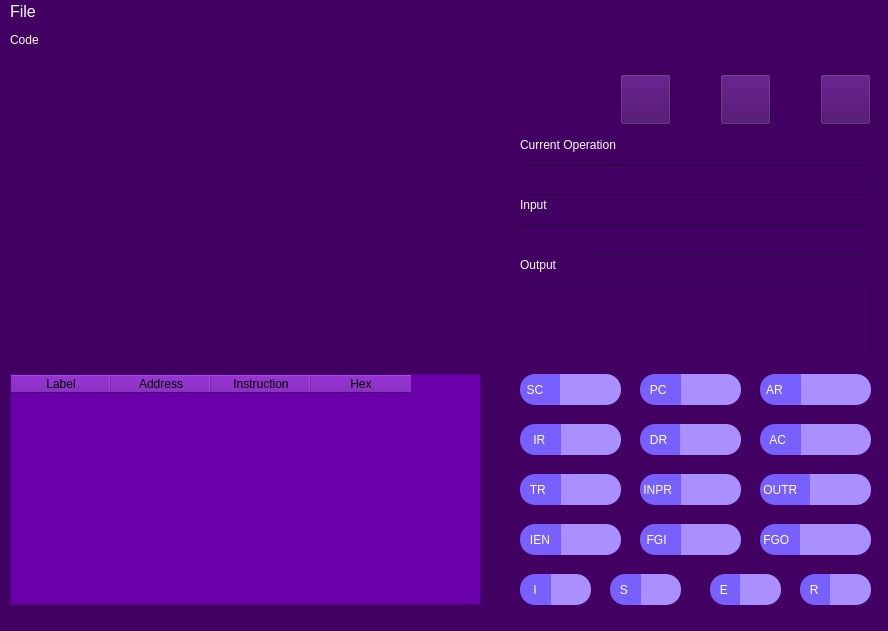
<?xml version="1.0" encoding="UTF-8"?>
<ui version="4.0">
 <class>MainWindow</class>
 <widget class="QMainWindow" name="MainWindow">
  <property name="geometry">
   <rect>
    <x>0</x>
    <y>0</y>
    <width>888</width>
    <height>631</height>
   </rect>
  </property>
  <property name="minimumSize">
   <size>
    <width>888</width>
    <height>631</height>
   </size>
  </property>
  <property name="maximumSize">
   <size>
    <width>888</width>
    <height>631</height>
   </size>
  </property>
  <property name="windowTitle">
   <string>Mano Simulator</string>
  </property>
  <property name="windowIcon">
   <iconset resource="icons.qrc">
    <normaloff>:/new/prefix1/icon/program_blue.png</normaloff>:/new/prefix1/icon/program_blue.png</iconset>
  </property>
  <property name="styleSheet">
   <string notr="true">background-color : rgb(65, 0, 98);
</string>
  </property>
  <widget class="QWidget" name="centralwidget">
   <widget class="QTextEdit" name="Editor">
    <property name="geometry">
     <rect>
      <x>10</x>
      <y>50</y>
      <width>471</width>
      <height>281</height>
     </rect>
    </property>
    <property name="styleSheet">
     <string notr="true">color : rgb(255, 255, 255);
font: 10pt &quot;Segoe UI&quot;;</string>
    </property>
   </widget>
   <widget class="QLabel" name="label">
    <property name="geometry">
     <rect>
      <x>10</x>
      <y>0</y>
      <width>81</width>
      <height>31</height>
     </rect>
    </property>
    <property name="styleSheet">
     <string notr="true">color : rgb(255, 255, 255);
font: 20pt &quot;Segoe UI&quot;;</string>
    </property>
    <property name="text">
     <string>Code</string>
    </property>
   </widget>
   <widget class="QTextEdit" name="Output">
    <property name="geometry">
     <rect>
      <x>520</x>
      <y>260</y>
      <width>351</width>
      <height>71</height>
     </rect>
    </property>
    <property name="styleSheet">
     <string notr="true">color : rgb(255, 255, 255);
font: 10pt &quot;Segoe UI&quot;;</string>
    </property>
   </widget>
   <widget class="QLineEdit" name="Input">
    <property name="geometry">
     <rect>
      <x>520</x>
      <y>200</y>
      <width>351</width>
      <height>31</height>
     </rect>
    </property>
    <property name="styleSheet">
     <string notr="true">color : rgb(255, 255, 255);
font: 10pt &quot;Segoe UI&quot;;</string>
    </property>
   </widget>
   <widget class="QLabel" name="label_2">
    <property name="geometry">
     <rect>
      <x>520</x>
      <y>230</y>
      <width>61</width>
      <height>21</height>
     </rect>
    </property>
    <property name="styleSheet">
     <string notr="true">color : rgb(255, 255, 255);
font: 12pt &quot;Segoe UI&quot;;</string>
    </property>
    <property name="text">
     <string>Output</string>
    </property>
   </widget>
   <widget class="QLabel" name="label_3">
    <property name="geometry">
     <rect>
      <x>520</x>
      <y>170</y>
      <width>81</width>
      <height>21</height>
     </rect>
    </property>
    <property name="styleSheet">
     <string notr="true">color : rgb(255, 255, 255);
font: 12pt &quot;Segoe UI&quot;;</string>
    </property>
    <property name="text">
     <string>Input</string>
    </property>
   </widget>
   <widget class="QPushButton" name="RUN">
    <property name="geometry">
     <rect>
      <x>520</x>
      <y>50</y>
      <width>51</width>
      <height>51</height>
     </rect>
    </property>
    <property name="cursor">
     <cursorShape>PointingHandCursor</cursorShape>
    </property>
    <property name="toolTip">
     <string>Run</string>
    </property>
    <property name="styleSheet">
     <string notr="true">border-radius: 24%;
</string>
    </property>
    <property name="text">
     <string/>
    </property>
    <property name="icon">
     <iconset resource="icons.qrc">
      <normaloff>:/new/prefix1/icon/run1.png</normaloff>:/new/prefix1/icon/run1.png</iconset>
    </property>
    <property name="iconSize">
     <size>
      <width>50</width>
      <height>50</height>
     </size>
    </property>
   </widget>
   <widget class="QPushButton" name="COMPILE">
    <property name="geometry">
     <rect>
      <x>620</x>
      <y>50</y>
      <width>51</width>
      <height>51</height>
     </rect>
    </property>
    <property name="cursor">
     <cursorShape>PointingHandCursor</cursorShape>
    </property>
    <property name="toolTip">
     <string>Compile</string>
    </property>
    <property name="text">
     <string/>
    </property>
    <property name="icon">
     <iconset resource="icons.qrc">
      <normaloff>:/new/prefix1/icon/build.png</normaloff>:/new/prefix1/icon/build.png</iconset>
    </property>
    <property name="iconSize">
     <size>
      <width>50</width>
      <height>50</height>
     </size>
    </property>
   </widget>
   <widget class="QLineEdit" name="CurrentOper">
    <property name="geometry">
     <rect>
      <x>520</x>
      <y>140</y>
      <width>351</width>
      <height>31</height>
     </rect>
    </property>
    <property name="styleSheet">
     <string notr="true">color : rgb(255, 255, 255);
font: 10pt &quot;Segoe UI&quot;;</string>
    </property>
   </widget>
   <widget class="QLabel" name="label_4">
    <property name="geometry">
     <rect>
      <x>520</x>
      <y>110</y>
      <width>141</width>
      <height>21</height>
     </rect>
    </property>
    <property name="styleSheet">
     <string notr="true">color : rgb(255, 255, 255);
font: 12pt &quot;Segoe UI&quot;;</string>
    </property>
    <property name="text">
     <string>Current Operation</string>
    </property>
   </widget>
   <widget class="QTableWidget" name="RAM">
    <property name="geometry">
     <rect>
      <x>10</x>
      <y>350</y>
      <width>471</width>
      <height>231</height>
     </rect>
    </property>
    <property name="styleSheet">
     <string notr="true">background-color:rgb(105, 0, 170);
color:rgb(0, 0, 0);</string>
    </property>
    <property name="lineWidth">
     <number>1</number>
    </property>
    <property name="alternatingRowColors">
     <bool>false</bool>
    </property>
    <column>
     <property name="text">
      <string>Label</string>
     </property>
    </column>
    <column>
     <property name="text">
      <string>Address</string>
     </property>
    </column>
    <column>
     <property name="text">
      <string>Instruction</string>
     </property>
    </column>
    <column>
     <property name="text">
      <string>Hex</string>
     </property>
    </column>
   </widget>
   <widget class="QPushButton" name="RESET">
    <property name="geometry">
     <rect>
      <x>720</x>
      <y>50</y>
      <width>51</width>
      <height>51</height>
     </rect>
    </property>
    <property name="cursor">
     <cursorShape>PointingHandCursor</cursorShape>
    </property>
    <property name="toolTip">
     <string>Reset</string>
    </property>
    <property name="text">
     <string/>
    </property>
    <property name="icon">
     <iconset resource="icons.qrc">
      <normaloff>:/new/prefix1/icon/reset.png</normaloff>:/new/prefix1/icon/reset.png</iconset>
    </property>
    <property name="iconSize">
     <size>
      <width>50</width>
      <height>50</height>
     </size>
    </property>
   </widget>
   <widget class="QPushButton" name="NEXT">
    <property name="geometry">
     <rect>
      <x>820</x>
      <y>50</y>
      <width>51</width>
      <height>51</height>
     </rect>
    </property>
    <property name="cursor">
     <cursorShape>PointingHandCursor</cursorShape>
    </property>
    <property name="toolTip">
     <string>Next</string>
    </property>
    <property name="styleSheet">
     <string notr="true"/>
    </property>
    <property name="text">
     <string/>
    </property>
    <property name="icon">
     <iconset resource="icons.qrc">
      <normaloff>:/new/prefix1/icon/next1.png</normaloff>:/new/prefix1/icon/next1.png</iconset>
    </property>
    <property name="iconSize">
     <size>
      <width>50</width>
      <height>50</height>
     </size>
    </property>
   </widget>
   <widget class="QLabel" name="label_5">
    <property name="geometry">
     <rect>
      <x>520</x>
      <y>350</y>
      <width>41</width>
      <height>31</height>
     </rect>
    </property>
    <property name="styleSheet">
     <string notr="true">color : rgb(255, 255, 255);
font: 12pt &quot;Segoe UI&quot;;
background-color: rgb(120, 96, 255);
border-bottom-left-radius: 15%;
border-top-left-radius: 15%;</string>
    </property>
    <property name="text">
     <string>  SC</string>
    </property>
   </widget>
   <widget class="QLineEdit" name="SC">
    <property name="geometry">
     <rect>
      <x>560</x>
      <y>350</y>
      <width>61</width>
      <height>31</height>
     </rect>
    </property>
    <property name="font">
     <font>
      <pointsize>12</pointsize>
     </font>
    </property>
    <property name="styleSheet">
     <string notr="true">border-bottom-right-radius: 15%;
border-top-right-radius: 15%;
background : rgb(170, 144, 255);
</string>
    </property>
   </widget>
   <widget class="QLineEdit" name="PC">
    <property name="geometry">
     <rect>
      <x>680</x>
      <y>350</y>
      <width>61</width>
      <height>31</height>
     </rect>
    </property>
    <property name="font">
     <font>
      <pointsize>12</pointsize>
     </font>
    </property>
    <property name="styleSheet">
     <string notr="true">border-bottom-right-radius: 15%;
border-top-right-radius: 15%;
background : rgb(170, 144, 255);
</string>
    </property>
   </widget>
   <widget class="QLabel" name="label_6">
    <property name="geometry">
     <rect>
      <x>640</x>
      <y>350</y>
      <width>41</width>
      <height>31</height>
     </rect>
    </property>
    <property name="styleSheet">
     <string notr="true">color : rgb(255, 255, 255);
font: 12pt &quot;Segoe UI&quot;;
background-color: rgb(120, 96, 255);
border-bottom-left-radius: 15%;
border-top-left-radius: 15%;</string>
    </property>
    <property name="text">
     <string>   PC </string>
    </property>
   </widget>
   <widget class="QLineEdit" name="AR">
    <property name="geometry">
     <rect>
      <x>800</x>
      <y>350</y>
      <width>71</width>
      <height>31</height>
     </rect>
    </property>
    <property name="font">
     <font>
      <pointsize>12</pointsize>
     </font>
    </property>
    <property name="styleSheet">
     <string notr="true">border-bottom-right-radius: 15%;
border-top-right-radius: 15%;
background : rgb(170, 144, 255);
</string>
    </property>
   </widget>
   <widget class="QLabel" name="label_7">
    <property name="geometry">
     <rect>
      <x>760</x>
      <y>350</y>
      <width>41</width>
      <height>31</height>
     </rect>
    </property>
    <property name="styleSheet">
     <string notr="true">color : rgb(255, 255, 255);
font: 12pt &quot;Segoe UI&quot;;
background-color: rgb(120, 96, 255);
border-bottom-left-radius: 15%;
border-top-left-radius: 15%;</string>
    </property>
    <property name="text">
     <string>  AR</string>
    </property>
   </widget>
   <widget class="QLineEdit" name="IR">
    <property name="geometry">
     <rect>
      <x>560</x>
      <y>400</y>
      <width>61</width>
      <height>31</height>
     </rect>
    </property>
    <property name="font">
     <font>
      <pointsize>12</pointsize>
     </font>
    </property>
    <property name="styleSheet">
     <string notr="true">border-bottom-right-radius: 15%;
border-top-right-radius: 15%;
background : rgb(170, 144, 255);
</string>
    </property>
   </widget>
   <widget class="QLabel" name="label_8">
    <property name="geometry">
     <rect>
      <x>520</x>
      <y>400</y>
      <width>41</width>
      <height>31</height>
     </rect>
    </property>
    <property name="styleSheet">
     <string notr="true">color : rgb(255, 255, 255);
font: 12pt &quot;Segoe UI&quot;;
background-color: rgb(120, 96, 255);
border-bottom-left-radius: 15%;
border-top-left-radius: 15%;</string>
    </property>
    <property name="text">
     <string>    IR</string>
    </property>
   </widget>
   <widget class="QLineEdit" name="AC">
    <property name="geometry">
     <rect>
      <x>800</x>
      <y>400</y>
      <width>71</width>
      <height>31</height>
     </rect>
    </property>
    <property name="font">
     <font>
      <pointsize>12</pointsize>
     </font>
    </property>
    <property name="styleSheet">
     <string notr="true">border-bottom-right-radius: 15%;
border-top-right-radius: 15%;
background : rgb(170, 144, 255);
</string>
    </property>
   </widget>
   <widget class="QLabel" name="label_9">
    <property name="geometry">
     <rect>
      <x>640</x>
      <y>400</y>
      <width>41</width>
      <height>31</height>
     </rect>
    </property>
    <property name="styleSheet">
     <string notr="true">color : rgb(255, 255, 255);
font: 12pt &quot;Segoe UI&quot;;
background-color: rgb(120, 96, 255);
border-bottom-left-radius: 15%;
border-top-left-radius: 15%;</string>
    </property>
    <property name="text">
     <string>   DR</string>
    </property>
   </widget>
   <widget class="QLabel" name="label_10">
    <property name="geometry">
     <rect>
      <x>760</x>
      <y>400</y>
      <width>41</width>
      <height>31</height>
     </rect>
    </property>
    <property name="styleSheet">
     <string notr="true">color : rgb(255, 255, 255);
font: 12pt &quot;Segoe UI&quot;;
background-color: rgb(120, 96, 255);
border-bottom-left-radius: 15%;
border-top-left-radius: 15%;</string>
    </property>
    <property name="text">
     <string>   AC</string>
    </property>
   </widget>
   <widget class="QLineEdit" name="DR">
    <property name="geometry">
     <rect>
      <x>680</x>
      <y>400</y>
      <width>61</width>
      <height>31</height>
     </rect>
    </property>
    <property name="font">
     <font>
      <pointsize>12</pointsize>
     </font>
    </property>
    <property name="styleSheet">
     <string notr="true">border-bottom-right-radius: 15%;
border-top-right-radius: 15%;
background : rgb(170, 144, 255);
</string>
    </property>
   </widget>
   <widget class="QLabel" name="label_11">
    <property name="geometry">
     <rect>
      <x>760</x>
      <y>450</y>
      <width>51</width>
      <height>31</height>
     </rect>
    </property>
    <property name="styleSheet">
     <string notr="true">color : rgb(255, 255, 255);
font: 12pt &quot;Segoe UI&quot;;
background-color: rgb(120, 96, 255);
border-bottom-left-radius: 15%;
border-top-left-radius: 15%;</string>
    </property>
    <property name="text">
     <string> OUTR</string>
    </property>
   </widget>
   <widget class="QLineEdit" name="INPR">
    <property name="geometry">
     <rect>
      <x>680</x>
      <y>450</y>
      <width>61</width>
      <height>31</height>
     </rect>
    </property>
    <property name="font">
     <font>
      <pointsize>12</pointsize>
     </font>
    </property>
    <property name="styleSheet">
     <string notr="true">border-bottom-right-radius: 15%;
border-top-right-radius: 15%;
background : rgb(170, 144, 255);
</string>
    </property>
   </widget>
   <widget class="QLineEdit" name="OUTR">
    <property name="geometry">
     <rect>
      <x>810</x>
      <y>450</y>
      <width>61</width>
      <height>31</height>
     </rect>
    </property>
    <property name="font">
     <font>
      <pointsize>12</pointsize>
     </font>
    </property>
    <property name="styleSheet">
     <string notr="true">border-bottom-right-radius: 15%;
border-top-right-radius: 15%;
background : rgb(170, 144, 255);
</string>
    </property>
   </widget>
   <widget class="QLineEdit" name="TR">
    <property name="geometry">
     <rect>
      <x>560</x>
      <y>450</y>
      <width>61</width>
      <height>31</height>
     </rect>
    </property>
    <property name="font">
     <font>
      <pointsize>12</pointsize>
     </font>
    </property>
    <property name="styleSheet">
     <string notr="true">border-bottom-right-radius: 15%;
border-top-right-radius: 15%;
background : rgb(170, 144, 255);
</string>
    </property>
   </widget>
   <widget class="QLabel" name="label_12">
    <property name="geometry">
     <rect>
      <x>640</x>
      <y>450</y>
      <width>41</width>
      <height>31</height>
     </rect>
    </property>
    <property name="styleSheet">
     <string notr="true">color : rgb(255, 255, 255);
font: 12pt &quot;Segoe UI&quot;;
background-color: rgb(120, 96, 255);
border-bottom-left-radius: 15%;
border-top-left-radius: 15%;</string>
    </property>
    <property name="text">
     <string> INPR</string>
    </property>
   </widget>
   <widget class="QLabel" name="label_13">
    <property name="geometry">
     <rect>
      <x>520</x>
      <y>450</y>
      <width>41</width>
      <height>31</height>
     </rect>
    </property>
    <property name="styleSheet">
     <string notr="true">color : rgb(255, 255, 255);
font: 12pt &quot;Segoe UI&quot;;
background-color: rgb(120, 96, 255);
border-bottom-left-radius: 15%;
border-top-left-radius: 15%;</string>
    </property>
    <property name="text">
     <string>   TR</string>
    </property>
   </widget>
   <widget class="QLabel" name="label_18">
    <property name="geometry">
     <rect>
      <x>760</x>
      <y>500</y>
      <width>41</width>
      <height>31</height>
     </rect>
    </property>
    <property name="styleSheet">
     <string notr="true">color : rgb(255, 255, 255);
font: 12pt &quot;Segoe UI&quot;;
background-color: rgb(120, 96, 255);
border-bottom-left-radius: 15%;
border-top-left-radius: 15%;</string>
    </property>
    <property name="text">
     <string> FGO</string>
    </property>
   </widget>
   <widget class="QLineEdit" name="FGI">
    <property name="geometry">
     <rect>
      <x>680</x>
      <y>500</y>
      <width>61</width>
      <height>31</height>
     </rect>
    </property>
    <property name="font">
     <font>
      <pointsize>12</pointsize>
     </font>
    </property>
    <property name="styleSheet">
     <string notr="true">border-bottom-right-radius: 15%;
border-top-right-radius: 15%;
background : rgb(170, 144, 255);
</string>
    </property>
   </widget>
   <widget class="QLineEdit" name="FGO">
    <property name="geometry">
     <rect>
      <x>800</x>
      <y>500</y>
      <width>71</width>
      <height>31</height>
     </rect>
    </property>
    <property name="font">
     <font>
      <pointsize>12</pointsize>
     </font>
    </property>
    <property name="styleSheet">
     <string notr="true">border-bottom-right-radius: 15%;
border-top-right-radius: 15%;
background : rgb(170, 144, 255);
</string>
    </property>
   </widget>
   <widget class="QLineEdit" name="IEN">
    <property name="geometry">
     <rect>
      <x>560</x>
      <y>500</y>
      <width>61</width>
      <height>31</height>
     </rect>
    </property>
    <property name="font">
     <font>
      <pointsize>12</pointsize>
     </font>
    </property>
    <property name="styleSheet">
     <string notr="true">border-bottom-right-radius: 15%;
border-top-right-radius: 15%;
background : rgb(170, 144, 255);
</string>
    </property>
   </widget>
   <widget class="QLabel" name="label_19">
    <property name="geometry">
     <rect>
      <x>640</x>
      <y>500</y>
      <width>41</width>
      <height>31</height>
     </rect>
    </property>
    <property name="styleSheet">
     <string notr="true">color : rgb(255, 255, 255);
font: 12pt &quot;Segoe UI&quot;;
background-color: rgb(120, 96, 255);
border-bottom-left-radius: 15%;
border-top-left-radius: 15%;</string>
    </property>
    <property name="text">
     <string>  FGI</string>
    </property>
   </widget>
   <widget class="QLabel" name="label_20">
    <property name="geometry">
     <rect>
      <x>520</x>
      <y>500</y>
      <width>41</width>
      <height>31</height>
     </rect>
    </property>
    <property name="styleSheet">
     <string notr="true">color : rgb(255, 255, 255);
font: 12pt &quot;Segoe UI&quot;;
background-color: rgb(120, 96, 255);
border-bottom-left-radius: 15%;
border-top-left-radius: 15%;</string>
    </property>
    <property name="text">
     <string>   IEN</string>
    </property>
   </widget>
   <widget class="QLabel" name="label_14">
    <property name="geometry">
     <rect>
      <x>710</x>
      <y>550</y>
      <width>31</width>
      <height>31</height>
     </rect>
    </property>
    <property name="styleSheet">
     <string notr="true">color : rgb(255, 255, 255);
font: 12pt &quot;Segoe UI&quot;;
background-color: rgb(120, 96, 255);
border-bottom-left-radius: 15%;
border-top-left-radius: 15%;</string>
    </property>
    <property name="text">
     <string>   E</string>
    </property>
   </widget>
   <widget class="QLineEdit" name="S">
    <property name="geometry">
     <rect>
      <x>640</x>
      <y>550</y>
      <width>41</width>
      <height>31</height>
     </rect>
    </property>
    <property name="font">
     <font>
      <pointsize>12</pointsize>
     </font>
    </property>
    <property name="styleSheet">
     <string notr="true">border-bottom-right-radius: 15%;
border-top-right-radius: 15%;
background : rgb(170, 144, 255);
</string>
    </property>
   </widget>
   <widget class="QLineEdit" name="E">
    <property name="geometry">
     <rect>
      <x>740</x>
      <y>550</y>
      <width>41</width>
      <height>31</height>
     </rect>
    </property>
    <property name="font">
     <font>
      <pointsize>12</pointsize>
     </font>
    </property>
    <property name="styleSheet">
     <string notr="true">border-bottom-right-radius: 15%;
border-top-right-radius: 15%;
background : rgb(170, 144, 255);
</string>
    </property>
   </widget>
   <widget class="QLineEdit" name="I">
    <property name="geometry">
     <rect>
      <x>550</x>
      <y>550</y>
      <width>41</width>
      <height>31</height>
     </rect>
    </property>
    <property name="font">
     <font>
      <pointsize>12</pointsize>
     </font>
    </property>
    <property name="styleSheet">
     <string notr="true">border-bottom-right-radius: 15%;
border-top-right-radius: 15%;
background : rgb(170, 144, 255);
</string>
    </property>
   </widget>
   <widget class="QLabel" name="label_15">
    <property name="geometry">
     <rect>
      <x>610</x>
      <y>550</y>
      <width>31</width>
      <height>31</height>
     </rect>
    </property>
    <property name="styleSheet">
     <string notr="true">color : rgb(255, 255, 255);
font: 12pt &quot;Segoe UI&quot;;
background-color: rgb(120, 96, 255);
border-bottom-left-radius: 15%;
border-top-left-radius: 15%;</string>
    </property>
    <property name="text">
     <string>   S</string>
    </property>
   </widget>
   <widget class="QLabel" name="label_16">
    <property name="geometry">
     <rect>
      <x>520</x>
      <y>550</y>
      <width>31</width>
      <height>31</height>
     </rect>
    </property>
    <property name="styleSheet">
     <string notr="true">color : rgb(255, 255, 255);
font: 12pt &quot;Segoe UI&quot;;
background-color: rgb(120, 96, 255);
border-bottom-left-radius: 15%;
border-top-left-radius: 15%;</string>
    </property>
    <property name="text">
     <string>    I</string>
    </property>
   </widget>
   <widget class="QLabel" name="label_17">
    <property name="geometry">
     <rect>
      <x>800</x>
      <y>550</y>
      <width>31</width>
      <height>31</height>
     </rect>
    </property>
    <property name="styleSheet">
     <string notr="true">color : rgb(255, 255, 255);
font: 12pt &quot;Segoe UI&quot;;
background-color: rgb(120, 96, 255);
border-bottom-left-radius: 15%;
border-top-left-radius: 15%;</string>
    </property>
    <property name="text">
     <string>   R</string>
    </property>
   </widget>
   <widget class="QLineEdit" name="R">
    <property name="geometry">
     <rect>
      <x>830</x>
      <y>550</y>
      <width>41</width>
      <height>31</height>
     </rect>
    </property>
    <property name="font">
     <font>
      <pointsize>12</pointsize>
     </font>
    </property>
    <property name="styleSheet">
     <string notr="true">border-bottom-right-radius: 15%;
border-top-right-radius: 15%;
background : rgb(170, 144, 255);
</string>
    </property>
   </widget>
  </widget>
  <widget class="QStatusBar" name="statusbar"/>
  <widget class="QMenuBar" name="menubar">
   <property name="geometry">
    <rect>
     <x>0</x>
     <y>0</y>
     <width>888</width>
     <height>28</height>
    </rect>
   </property>
   <property name="font">
    <font>
     <pointsize>12</pointsize>
    </font>
   </property>
   <property name="styleSheet">
    <string notr="true">color : rgb(255, 255, 255);</string>
   </property>
   <widget class="QMenu" name="menuFile">
    <property name="styleSheet">
     <string notr="true">color : rgb(255, 255, 255);</string>
    </property>
    <property name="title">
     <string>File</string>
    </property>
    <addaction name="New"/>
    <addaction name="separator"/>
    <addaction name="Open"/>
    <addaction name="separator"/>
    <addaction name="Save"/>
    <addaction name="separator"/>
    <addaction name="Save_as"/>
    <addaction name="separator"/>
    <addaction name="Exit"/>
   </widget>
   <addaction name="menuFile"/>
  </widget>
  <action name="actionexit">
   <property name="text">
    <string>exit</string>
   </property>
  </action>
  <action name="New">
   <property name="text">
    <string>New</string>
   </property>
   <property name="font">
    <font>
     <pointsize>10</pointsize>
    </font>
   </property>
   <property name="shortcut">
    <string>Ctrl+N</string>
   </property>
  </action>
  <action name="Open">
   <property name="text">
    <string>Open</string>
   </property>
   <property name="font">
    <font>
     <pointsize>10</pointsize>
    </font>
   </property>
   <property name="shortcut">
    <string>Ctrl+O</string>
   </property>
  </action>
  <action name="Save">
   <property name="text">
    <string>Save</string>
   </property>
   <property name="font">
    <font>
     <pointsize>10</pointsize>
    </font>
   </property>
   <property name="shortcut">
    <string>Ctrl+S</string>
   </property>
  </action>
  <action name="Save_as">
   <property name="text">
    <string>Save as</string>
   </property>
   <property name="font">
    <font>
     <pointsize>10</pointsize>
    </font>
   </property>
   <property name="shortcut">
    <string>Ctrl+Shift+S</string>
   </property>
  </action>
  <action name="Exit">
   <property name="text">
    <string>Exit</string>
   </property>
   <property name="font">
    <font>
     <pointsize>10</pointsize>
    </font>
   </property>
   <property name="shortcut">
    <string>Esc</string>
   </property>
  </action>
  <action name="actionabout_mano_simulator">
   <property name="text">
    <string>about mano simulator</string>
   </property>
  </action>
 </widget>
 <resources>
  <include location="icons.qrc"/>
 </resources>
 <connections/>
</ui>
